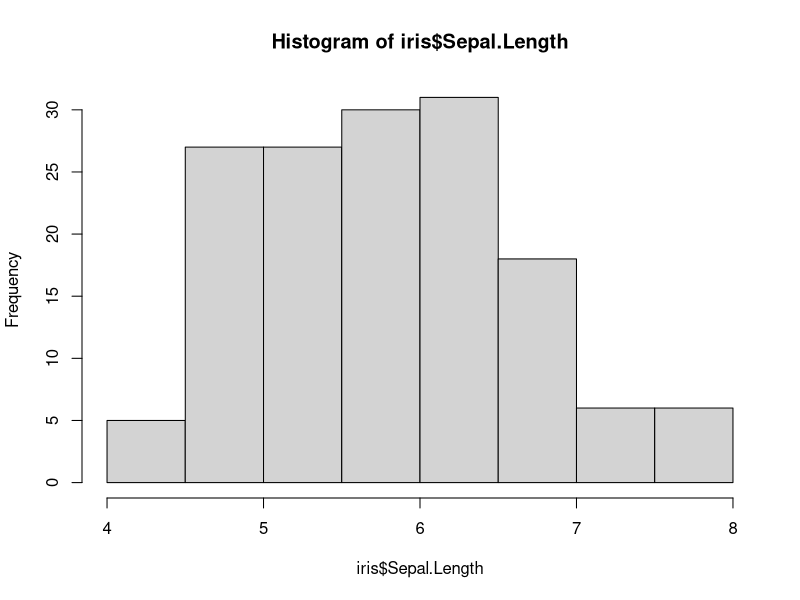
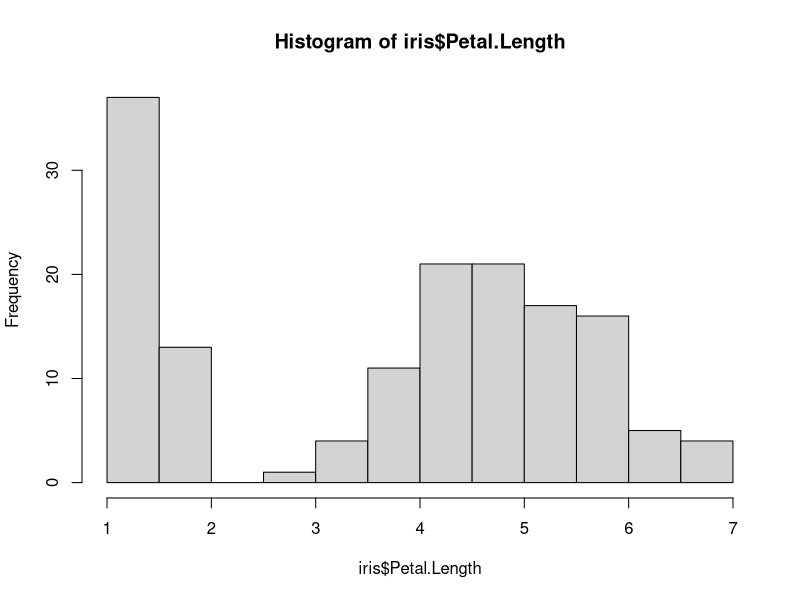
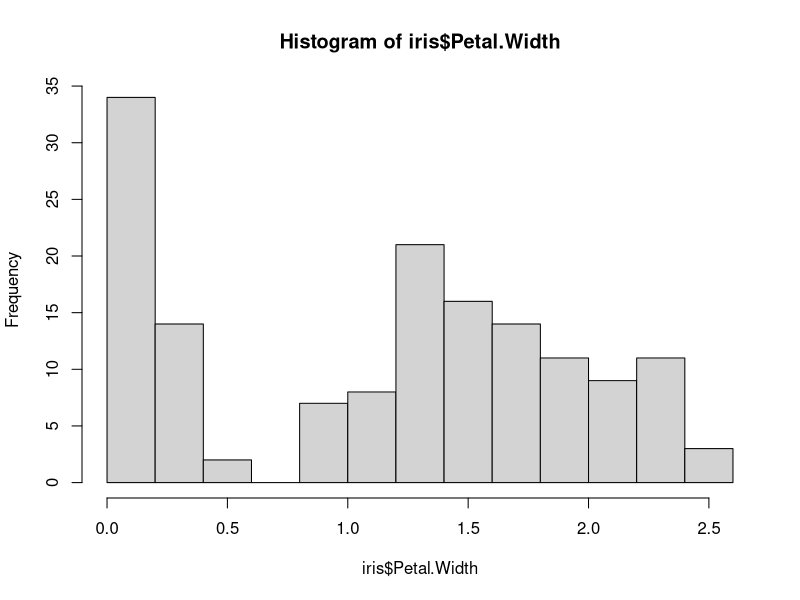
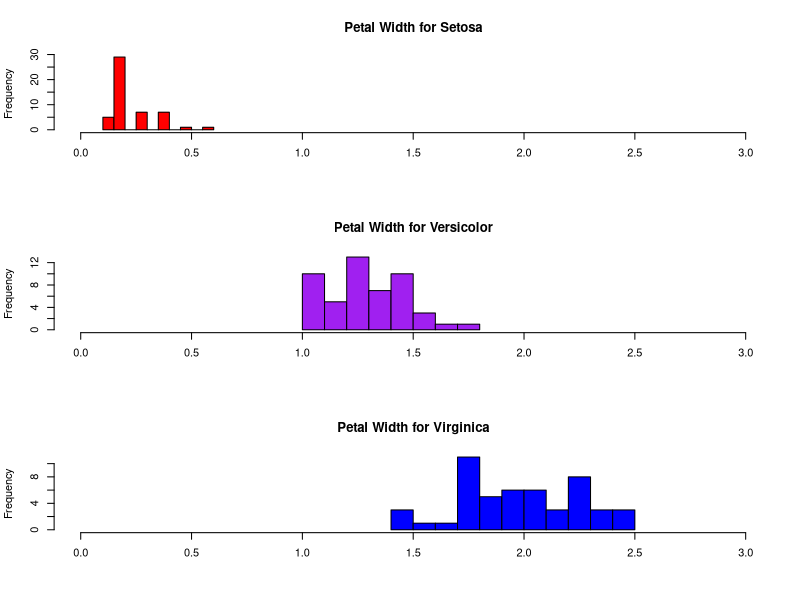

These charts were generated, in order, by the following R code:
# load dataset

library(datasets)

# load data
?iris
head(iris)


# basic histograms
hist(iris$Sepal.Length)
hist(iris$Petal.Length)
hist(iris$Petal.Width)

# histogram by group

# configure plot viewer to show 3 rows in a single plot
par(mfrow = c(3, 1))

hist(iris$Petal.Width [iris$Species == "setosa"],
     xlim = c(0, 3),
     breaks = 9,
     main = "Petal Width for Setosa",
     xlab = "",
     col = "red")


hist(iris$Petal.Width [iris$Species == "versicolor"],
     xlim = c(0, 3),
     breaks = 9,
     main = "Petal Width for Versicolor",
     xlab = "",
     col = "purple")

hist(iris$Petal.Width [iris$Species == "virginica"],
     xlim = c(0, 3),
     breaks = 9,
     main = "Petal Width for Virginica",
     xlab = "",
     col = "blue")

# restore plot viewer
par(mfrow = c(1, 1))


# clear packages
detach("package:datasets", unload = TRUE)

# clear console
cat("\014")
